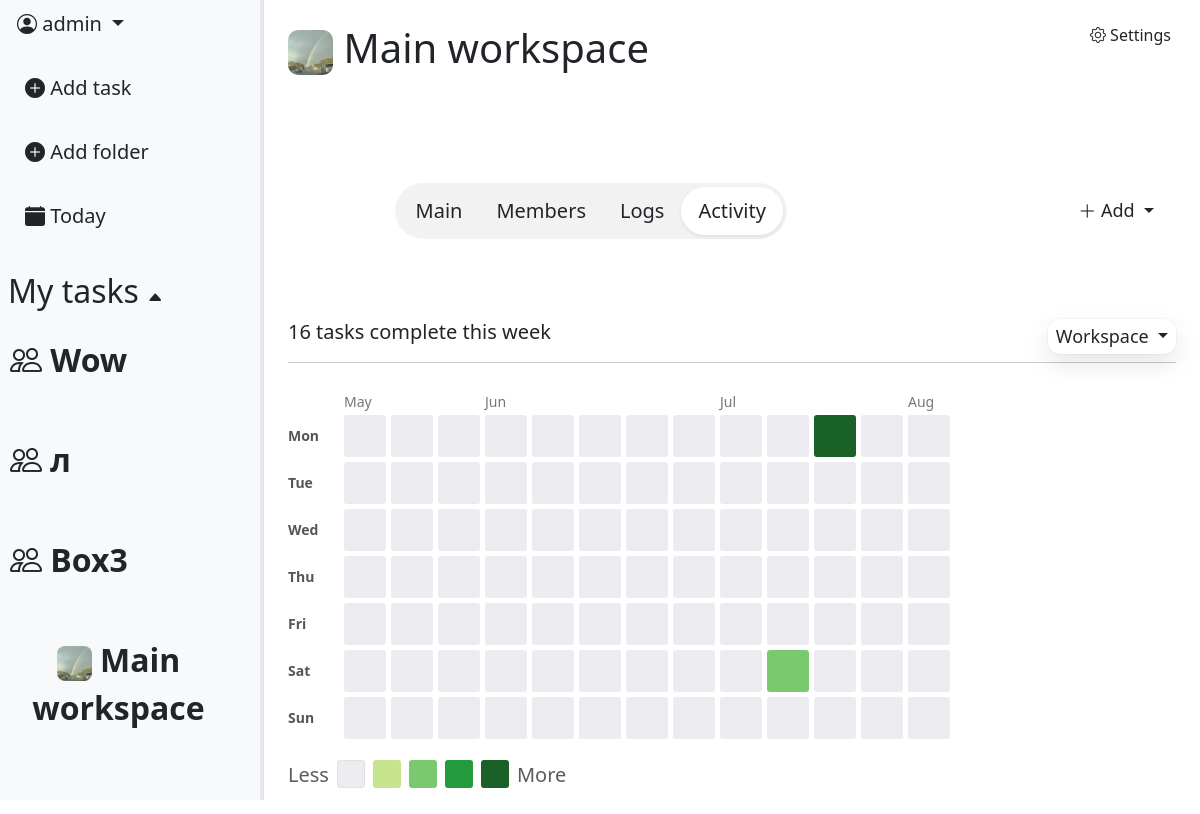
The page /workspace/20/?tab=activity (signed in) on the database its author committed.
### task_app/models.py (models this page shows, shortened)
class Workspace(models.Model):
    INVITE_PERMISSION = [
        ("owner_only", "Only owner"),
        ("owner_admin", "Owner & Admin"),
                ]
    WORKSPACE_SPACE = [
        ("one", "Just me"),
        ("two_five", "Group (2-5)"),
        ("six_fifteen", "Team (6-15)"),
    ]
    SPACE_LIMITS = {
        "one": 1,
        "two_five": 5,
        "six_fifteen": 15,
    }
    name = models.CharField(max_length=64)
    invite_role = models.CharField(max_length=16,
                                choices=INVITE_PERMISSION,
                                default='owner_admin')
    workspace_space = models.CharField(max_length=16, choices=WORKSPACE_SPACE, default='one')
    icon = models.ImageField(null=True, blank=True)
    created_at = models.DateTimeField(auto_now_add=True)
    owner = models.ForeignKey(User,
                            on_delete=models.CASCADE,
                            related_name='workspace_creator')

### workspace_app/views.py (the view, shortened to what this page needs)
# urls.py: path('workspace/<int:pk>/', views.WorkspaceDetailView.as_view(), name="workspace_detail"),
class WorkspaceDetailView(LoginRequiredMixin, DetailView):
    model = Workspace
    context_object_name = "workspace"
    template_name = "workspace/workspace_detail.html"
    def get_queryset(self):
        return Workspace.objects.filter(
            members__member=self.request.user,
            members__is_active=True
        )
    def get_context_data(self, **kwargs):
        context = super().get_context_data(**kwargs)
        context['tab'] = self.request.GET.get('tab', 'main')
        context['boxes'] = Box.objects.filter(
            workspace=self.object
        ).prefetch_related('folders')
        context['members'] = WorkspaceMember.objects.filter(
            workspace=self.object,
            is_active=True
        ).select_related('member', 'member__profile').annotate(
            role_order=Case(
                When(role='owner', then=0),
                When(role='admin', then=1),
                When(role='member', then=2),
                default=3,
                output_field=IntegerField()
            )
        ).order_by('role_order')
        context['owner_candidates'] = WorkspaceMember.objects.filter(
            workspace=self.object,
            is_active=True,
        ).exclude(role='owner').select_related('member', 'member__profile')
        context['folders'] = Folder.objects.filter(
            creator=self.request.user,
            box__isnull=True
        )
        context['workspaces'] = Workspace.objects.filter(
            members__member=self.request.user,
            members__is_active=True
        )
        context['user_role'] = WorkspaceMember.objects.get(
            workspace=self.object,
            member=self.request.user
        ).role
        context["box_form"] = BoxForm()
        context["folders_count"] = Folder.objects.filter(workspace=self.object).count()
        context['task_form'] = TaskForm()
        context['folder_form'] = FolderForm()
        boxes_data = []
        for box in context['boxes']:
            boxes_data.append({
                'id': box.pk,
                'name': box.name,
                'folders': [
                    {'id': f.pk, 'name': f.name}
                    for f in box.folders.all()
                ]
            })
        context['boxes_json'] = json.dumps(boxes_data)
        if context['tab'] == 'logs':
                if context['user_role'] != 'owner':
                    raise Http404
        if context['tab'] == 'activity':
            filter_user_id = self.request.GET.get("member", "")
            done_tasks = Task.objects.filter(
                workspace=self.object,
                status="done",
                completed_at__isnull=False,
            )
            if context['user_role'] == 'owner':
                if filter_user_id:
                    done_tasks = done_tasks.filter(creator_id=filter_user_id)
            else:
                if filter_user_id:
                    done_tasks = done_tasks.filter(creator_id=filter_user_id)
            last_task = done_tasks.order_by("-completed_at").first()
            if last_task:
                last_date = last_task.completed_at.date()
            else:
                last_date = timezone.now().date()
            end_date = last_date + timedelta(days=20)
            start_date = end_date - timedelta(days=90)
            counts = {}
            for task in done_tasks.filter(
                completed_at__date__gte=start_date,
                completed_at__date__lte=end_date,
            ).values_list("completed_at__date", flat=True):
                key = task.isoformat()
                counts[key] = counts.get(key, 0) + 1
            today = timezone.now().date()
            week_start = today - timedelta(days=today.weekday())
            weekly_count = sum(
                v for k, v in counts.items()
                if k >= week_start.isoformat()
            )
            context["activity_data"] = json.dumps(counts)
            context["activity_start"] = start_date.isoformat()
            context["activity_end"] = end_date.isoformat()
            context["weekly_count"] = weekly_count
            context["activity_member"] = filter_user_id
        return context

### templates/workspace/workspace_detail.html (shortened to what this page needs)
{% extends 'base.html' %}
{% load static %}
{% load custom_tags %}
{% block content %}
    <div class="d-flex">
        {% include 'includes/leftbar.html' %}
        <div class="p-4" style="flex: 1 1 0; min-width: 0; position: relative;">
            {% if user_role == 'owner' or user_role == 'admin' %}
                <div style="position: absolute; top: 16px; right: 16px;">
                    <a class="btn" data-bs-toggle="modal" data-bs-target="#WorkspaceSettingsModal">
                        <i class="bi bi-gear"></i> Settings
                    </a>
                </div>
            {% elif user_role == 'member' %}
                <div style="position: absolute; top: 16px; right: 16px;">
                    <a class="btn" data-bs-toggle="modal" data-bs-target="#LeaveWorkspaceModal">
                        <i class="bi bi-box-arrow-left"></i> Leave
                    </a>
                </div>
            {% endif %}
            <h1>
                {% if workspace.icon %}
                    <img src="{{ workspace.icon.url }}"
                        style="width: 45px; height: 45px; border-radius: 10px; object-fit: cover; vertical-align: middle;">
                {% else %}
                    <i class="bi bi-people"></i>
                {% endif %}
                {{ workspace.name }}
            </h1>
            <br>
            <div class="d-flex align-items-center" style="margin-left: 12%;">
                <div class="d-inline-flex p-1 rounded-pill"
                    style="background: rgba(0, 0, 0, 0.05); {% if user_role == 'member' %}width: fit-content{% endif %}">
                    <a href="?tab=main"
                        class="btn btn-lg rounded-pill px-3 {% if tab == 'main' %}bg-white shadow-sm{% endif %}">
                        Main
                    </a>
                    {% if user_role == 'owner' or user_role == 'admin' %}
                    <a href="?tab=members"
                        class="btn btn-lg rounded-pill px-3 {% if tab == 'members' %}bg-white shadow-sm{% endif %}">
                        Members
                    </a>
                    {% endif %}
                    {% if user_role == 'owner' %}
                    <a href="?tab=logs"
                        class="btn btn-lg rounded-pill px-3 {% if tab == 'logs' %}bg-white shadow-sm{% endif %}">
                        Logs
                    </a>
                    {% endif %}
                    <a href="?tab=activity"
                        class="btn btn-lg rounded-pill px-3 {% if tab == 'activity' %}bg-white shadow-sm{% endif %}">
                        Activity
                    </a>
                </div>
                <div class="ms-auto">
                    {% if user_role == 'owner' or user_role == 'admin' %}
                        <div class="dropdown">
                            <button class="btn btn-sm dropdown-toggle custom_priorety_select_menu_lg"
                                type="button" data-bs-toggle="dropdown">
                                <i class="bi bi-plus-lg"></i> Add
                            </button>
                        </div>
                    {% elif user_role == 'member' %}
                        <button class="btn" data-bs-toggle="modal" data-bs-target="#AddBoxModal">
                            <i class="bi bi-plus-lg"></i> Add box
                        </button>
                    {% endif %}
                </div>
            </div>
            <br><br>
            {% if tab == 'main' %}
                {% include 'workspace/main_tab.html' %}
            {% elif tab == 'members' and user_role in 'owner admin' %}
                {% include 'workspace/members_tab.html' %}
            {% elif tab == 'logs' and user_role == 'owner' %}
                {% include 'workspace/logs_tab.html' %}
            {% elif tab == 'activity' %}
                {% include 'workspace/activity_tab.html' %}
            {% endif %}
        </div>
    </div>
{% endblock %}

### templates/includes/leftbar.html (shortened to what this page needs)
<div id="leftbar" class="bg-light border-end d-flex flex-column" style="width: 22%; height: 100vh; position: relative; overflow: hidden;">
    <div class="flex-shrink-0">
        <div class="dropdown-center mb-3">
            <button class="btn btn-lg dropdown-toggle" type="button" data-bs-toggle="dropdown" aria-expanded="false">
                {% if user.profile and user.profile.avatar %}
                    <img src="{{ user.profile.avatar.url }}"
                        style="width: 30px; height: 30px; border-radius: 50%; object-fit: cover; vertical-align: middle;">
                {% else %}
                    <i class="bi bi-person-circle"></i>
                {% endif %}
                {{ user.username }}
            </button>
        </div>
        <div class="d-flex flex-column align-items-start gap-3 ps-2">
            <a class="btn btn-lg"
                data-bs-toggle="modal"
                data-bs-target="#TaskModal"
                data-workspace-id="{{ workspace.pk }}">
                <i class="bi bi-plus-circle-fill"></i> Add task
            </a>
            <a class="btn btn-lg"
                data-bs-toggle="modal"
                data-bs-target="#FolderModal"
                data-workspace-id="{{ workspace.pk }}">
                <i class="bi bi-plus-circle-fill"></i> Add folder
            </a>
            <a class="btn btn-lg" href="{% url 'tasks:task_list' %}">
                <i class="bi bi-calendar-fill"></i> Today
            </a>
        </div>
    </div>
    <br>
    {% if workspace and current_folder %}
        <div class="ps-2 mt-2">
            <a href="{% url 'workspace:workspace_detail' workspace.pk %}"
                class="btn btn-lg ps-2 fw-bold" style="font-size: 1.6rem;">
                <i class="bi bi-people"></i> {{ workspace.name }}
            </a>
        </div>
        <div style="flex: 1 1 0; min-height: 0; overflow-y: auto; overflow-x: hidden; margin-right: 10px;">
            {% for box in workspace_boxes %}
                <div class="folder-row d-flex align-items-center justify-content-between p-2 rounded"
                    style="cursor: pointer; user-select: none;"
                    onclick="toggleBox({{ box.pk }})">
                    <span class="btn btn-lg fw-bold ps-2" style="font-size: 1.5rem;">
                        <i id="box-arrow-{{ box.pk }}" class="bi bi-caret-up-fill" style="font-size: 14px;"></i>
                        {{ box.name }}
                    </span>
                </div>
                <div id="box-folder-{{ box.pk }}" class="ps-4" style="overflow: hidden; transition: 0.3s;">
                    {% for folder in box.folders.all %}
                        <div class="folder-row d-flex align-items-center p-2 rounded">
                            <a href="{% url 'workspace:folder-detail' pk=workspace.pk folder_id=folder.pk %}"
                                class="btn btn-lg"
                                style="color: {{ folder.color }}; font-weight: bold; font-size: 1.4rem;">
                                #{{ folder.name }}
                            </a>
                        </div>
                    {% endfor %}
                </div>
            {% endfor %}
        </div>
    {% else %}
        <div class="ps-2 mt-2">
            <h2 id="folders-toggle" style="cursor: pointer; user-select: none;">
                My tasks <span id="folders-arrow" class="bi bi-caret-up-fill" style="font-size: 16px;"></span>
            </h2>
        </div>
        <div id="workspace_list" style="flex: 1 1 0; min-height: 0; overflow-y: auto; overflow-x: hidden; margin-right: 10px;">
            <div class="d-flex flex-column align-items-start gap-3 ps-0">
                {% for workspace in workspaces %}
                    <div class="folder-row d-flex align-items-center justify-content-between p-2 rounded">
                        <a href="{% url 'workspace:workspace_detail' workspace.pk %}"
                        class="btn btn-lg ps-0"
                        style="font-size: 32px; font-weight: 600;">
                            {% if workspace.icon %}
                                <img src="{{ workspace.icon.url }}"
                                    style="width: 35px; height: 35px; border-radius: 8px; object-fit: cover; vertical-align: middle;">
                            {% else %}
                                <i class="bi bi-people"></i>
                            {% endif %}
                            {{ workspace.name }}
                        </a>
                    </div>
                {% endfor %}
            </div>
        </div>
    {% endif %}
    <div id="leftbar-resizer"
        style="position: absolute;
            top: 0;right: 0; width: 3.5px; height: 100%;cursor: col-resize;
            z-index: 100;">
    </div>
</div>

### static/css/modal_style.css (style rules this page uses)
html, body { height: 100%; overflow: hidden; }
.folder-row { background-color: transparent; border-radius: 10px !important; border: 1px solid transparent; transition: all 0.2s ease-in-out; }
#leftbar-resizer { opacity: 0; transition: opacity 0.2s; background: #e6eaef; border-radius: 4px; }
.custom_priorety_select_menu_lg { font-size: 18px; border-radius: 12px; min-width: 120px; }

### rows shown on the page
Workspace: name "Wow"
Workspace: name "л"
Workspace: name "Box3"
Workspace: icon (picture), name "Main workspace"

### other values the page prints
{{ user.username }} "admin"
{{ weekly_count }} "16"
